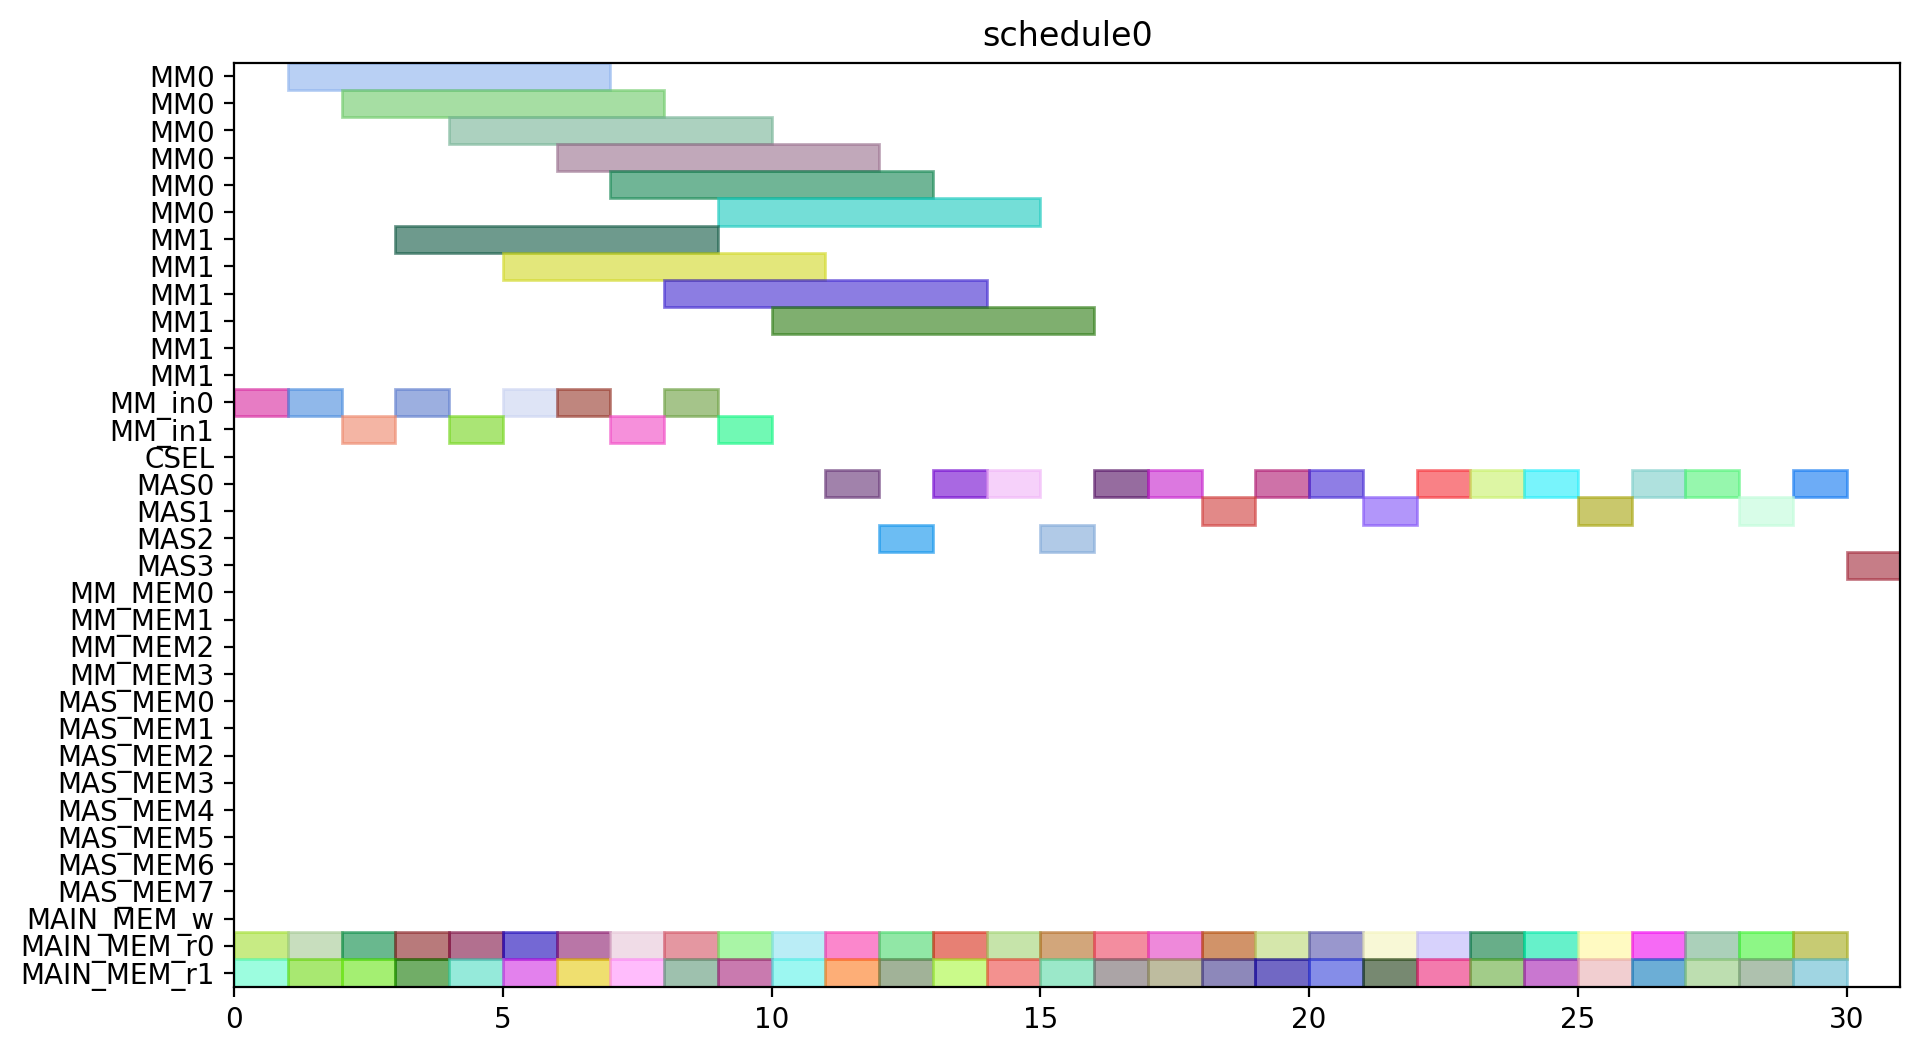

The Python source for this figure:
from pyschedule import Scenario, solvers, plotters, alt


def solve():
	horizon = 131
	S = Scenario("schedule0", horizon=horizon)

	# resource
	MM = S.Resources('MM', num=2, size=6)
	MM_in = S.Resources('MM_in', num=2)
	CSEL = S.Resource('CSEL')
	MAS = S.Resources('MAS', num=4, size=1, periods=range(1, horizon))
	MM_MEM = S.Resources('MM_MEM', num=4)
	MAS_MEM = S.Resources('MAS_MEM', num=8)
	MAIN_MEM_w = S.Resource('MAIN_MEM_w', size=1)
	MAIN_MEM_r = S.Resources('MAIN_MEM_r', num=2)

	# result of previous scheduling

	# new tasks
	c_aa_a1_0 = S.Task('c_aa_a1_0', length=1, delay_cost=1)
	c_aa_a1_0 += alt(MAS)
	c_aa_a1_0_mem0 = S.Task('c_aa_a1_0_mem0', length=1, delay_cost=1)
	c_aa_a1_0_mem0 += MAIN_MEM_r[0]
	S += c_aa_a1_0_mem0 <= c_aa_a1_0

	c_aa_a1_0_mem1 = S.Task('c_aa_a1_0_mem1', length=1, delay_cost=1)
	c_aa_a1_0_mem1 += MAIN_MEM_r[1]
	S += c_aa_a1_0_mem1 <= c_aa_a1_0

	c_aa_a1_1 = S.Task('c_aa_a1_1', length=1, delay_cost=1)
	c_aa_a1_1 += alt(MAS)
	c_aa_a1_1_mem0 = S.Task('c_aa_a1_1_mem0', length=1, delay_cost=1)
	c_aa_a1_1_mem0 += MAIN_MEM_r[0]
	S += c_aa_a1_1_mem0 <= c_aa_a1_1

	c_aa_a1_1_mem1 = S.Task('c_aa_a1_1_mem1', length=1, delay_cost=1)
	c_aa_a1_1_mem1 += MAIN_MEM_r[1]
	S += c_aa_a1_1_mem1 <= c_aa_a1_1

	c_aa_t10 = S.Task('c_aa_t10', length=1, delay_cost=1)
	c_aa_t10 += alt(MAS)
	c_aa_t10_mem0 = S.Task('c_aa_t10_mem0', length=1, delay_cost=1)
	c_aa_t10_mem0 += MAIN_MEM_r[0]
	S += c_aa_t10_mem0 <= c_aa_t10

	c_aa_t10_mem1 = S.Task('c_aa_t10_mem1', length=1, delay_cost=1)
	c_aa_t10_mem1 += MAIN_MEM_r[1]
	S += c_aa_t10_mem1 <= c_aa_t10

	c_aa_t11 = S.Task('c_aa_t11', length=1, delay_cost=1)
	c_aa_t11 += alt(MAS)
	c_aa_t11_mem0 = S.Task('c_aa_t11_mem0', length=1, delay_cost=1)
	c_aa_t11_mem0 += MAIN_MEM_r[0]
	S += c_aa_t11_mem0 <= c_aa_t11

	c_aa_t11_mem1 = S.Task('c_aa_t11_mem1', length=1, delay_cost=1)
	c_aa_t11_mem1 += MAIN_MEM_r[1]
	S += c_aa_t11_mem1 <= c_aa_t11

	c_aa_t3_t0 = S.Task('c_aa_t3_t0', length=6, delay_cost=1)
	c_aa_t3_t0 += alt(MM)
	c_aa_t3_t0_in = S.Task('c_aa_t3_t0_in', length=1, delay_cost=1)
	c_aa_t3_t0_in += alt(MM_in)
	S += c_aa_t3_t0_in*MM_in[0]<=c_aa_t3_t0*MM[0]
	S += c_aa_t3_t0_in*MM_in[1]<=c_aa_t3_t0*MM[1]
	c_aa_t3_t0_mem0 = S.Task('c_aa_t3_t0_mem0', length=1, delay_cost=1)
	c_aa_t3_t0_mem0 += MAIN_MEM_r[0]
	S += c_aa_t3_t0_mem0 <= c_aa_t3_t0

	c_aa_t3_t0_mem1 = S.Task('c_aa_t3_t0_mem1', length=1, delay_cost=1)
	c_aa_t3_t0_mem1 += MAIN_MEM_r[1]
	S += c_aa_t3_t0_mem1 <= c_aa_t3_t0

	c_aa_t3_t1 = S.Task('c_aa_t3_t1', length=6, delay_cost=1)
	c_aa_t3_t1 += alt(MM)
	c_aa_t3_t1_in = S.Task('c_aa_t3_t1_in', length=1, delay_cost=1)
	c_aa_t3_t1_in += alt(MM_in)
	S += c_aa_t3_t1_in*MM_in[0]<=c_aa_t3_t1*MM[0]
	S += c_aa_t3_t1_in*MM_in[1]<=c_aa_t3_t1*MM[1]
	c_aa_t3_t1_mem0 = S.Task('c_aa_t3_t1_mem0', length=1, delay_cost=1)
	c_aa_t3_t1_mem0 += MAIN_MEM_r[0]
	S += c_aa_t3_t1_mem0 <= c_aa_t3_t1

	c_aa_t3_t1_mem1 = S.Task('c_aa_t3_t1_mem1', length=1, delay_cost=1)
	c_aa_t3_t1_mem1 += MAIN_MEM_r[1]
	S += c_aa_t3_t1_mem1 <= c_aa_t3_t1

	c_aa_t3_t2 = S.Task('c_aa_t3_t2', length=1, delay_cost=1)
	c_aa_t3_t2 += alt(MAS)
	c_aa_t3_t2_mem0 = S.Task('c_aa_t3_t2_mem0', length=1, delay_cost=1)
	c_aa_t3_t2_mem0 += MAIN_MEM_r[0]
	S += c_aa_t3_t2_mem0 <= c_aa_t3_t2

	c_aa_t3_t2_mem1 = S.Task('c_aa_t3_t2_mem1', length=1, delay_cost=1)
	c_aa_t3_t2_mem1 += MAIN_MEM_r[1]
	S += c_aa_t3_t2_mem1 <= c_aa_t3_t2

	c_aa_t3_t3 = S.Task('c_aa_t3_t3', length=1, delay_cost=1)
	c_aa_t3_t3 += alt(MAS)
	c_aa_t3_t3_mem0 = S.Task('c_aa_t3_t3_mem0', length=1, delay_cost=1)
	c_aa_t3_t3_mem0 += MAIN_MEM_r[0]
	S += c_aa_t3_t3_mem0 <= c_aa_t3_t3

	c_aa_t3_t3_mem1 = S.Task('c_aa_t3_t3_mem1', length=1, delay_cost=1)
	c_aa_t3_t3_mem1 += MAIN_MEM_r[1]
	S += c_aa_t3_t3_mem1 <= c_aa_t3_t3

	c_bb_a1_0 = S.Task('c_bb_a1_0', length=1, delay_cost=1)
	c_bb_a1_0 += alt(MAS)
	c_bb_a1_0_mem0 = S.Task('c_bb_a1_0_mem0', length=1, delay_cost=1)
	c_bb_a1_0_mem0 += MAIN_MEM_r[0]
	S += c_bb_a1_0_mem0 <= c_bb_a1_0

	c_bb_a1_0_mem1 = S.Task('c_bb_a1_0_mem1', length=1, delay_cost=1)
	c_bb_a1_0_mem1 += MAIN_MEM_r[1]
	S += c_bb_a1_0_mem1 <= c_bb_a1_0

	c_bb_a1_1 = S.Task('c_bb_a1_1', length=1, delay_cost=1)
	c_bb_a1_1 += alt(MAS)
	c_bb_a1_1_mem0 = S.Task('c_bb_a1_1_mem0', length=1, delay_cost=1)
	c_bb_a1_1_mem0 += MAIN_MEM_r[0]
	S += c_bb_a1_1_mem0 <= c_bb_a1_1

	c_bb_a1_1_mem1 = S.Task('c_bb_a1_1_mem1', length=1, delay_cost=1)
	c_bb_a1_1_mem1 += MAIN_MEM_r[1]
	S += c_bb_a1_1_mem1 <= c_bb_a1_1

	c_bb_t10 = S.Task('c_bb_t10', length=1, delay_cost=1)
	c_bb_t10 += alt(MAS)
	c_bb_t10_mem0 = S.Task('c_bb_t10_mem0', length=1, delay_cost=1)
	c_bb_t10_mem0 += MAIN_MEM_r[0]
	S += c_bb_t10_mem0 <= c_bb_t10

	c_bb_t10_mem1 = S.Task('c_bb_t10_mem1', length=1, delay_cost=1)
	c_bb_t10_mem1 += MAIN_MEM_r[1]
	S += c_bb_t10_mem1 <= c_bb_t10

	c_bb_t11 = S.Task('c_bb_t11', length=1, delay_cost=1)
	c_bb_t11 += alt(MAS)
	c_bb_t11_mem0 = S.Task('c_bb_t11_mem0', length=1, delay_cost=1)
	c_bb_t11_mem0 += MAIN_MEM_r[0]
	S += c_bb_t11_mem0 <= c_bb_t11

	c_bb_t11_mem1 = S.Task('c_bb_t11_mem1', length=1, delay_cost=1)
	c_bb_t11_mem1 += MAIN_MEM_r[1]
	S += c_bb_t11_mem1 <= c_bb_t11

	c_bb_t3_t0 = S.Task('c_bb_t3_t0', length=6, delay_cost=1)
	c_bb_t3_t0 += alt(MM)
	c_bb_t3_t0_in = S.Task('c_bb_t3_t0_in', length=1, delay_cost=1)
	c_bb_t3_t0_in += alt(MM_in)
	S += c_bb_t3_t0_in*MM_in[0]<=c_bb_t3_t0*MM[0]
	S += c_bb_t3_t0_in*MM_in[1]<=c_bb_t3_t0*MM[1]
	c_bb_t3_t0_mem0 = S.Task('c_bb_t3_t0_mem0', length=1, delay_cost=1)
	c_bb_t3_t0_mem0 += MAIN_MEM_r[0]
	S += c_bb_t3_t0_mem0 <= c_bb_t3_t0

	c_bb_t3_t0_mem1 = S.Task('c_bb_t3_t0_mem1', length=1, delay_cost=1)
	c_bb_t3_t0_mem1 += MAIN_MEM_r[1]
	S += c_bb_t3_t0_mem1 <= c_bb_t3_t0

	c_bb_t3_t1 = S.Task('c_bb_t3_t1', length=6, delay_cost=1)
	c_bb_t3_t1 += alt(MM)
	c_bb_t3_t1_in = S.Task('c_bb_t3_t1_in', length=1, delay_cost=1)
	c_bb_t3_t1_in += alt(MM_in)
	S += c_bb_t3_t1_in*MM_in[0]<=c_bb_t3_t1*MM[0]
	S += c_bb_t3_t1_in*MM_in[1]<=c_bb_t3_t1*MM[1]
	c_bb_t3_t1_mem0 = S.Task('c_bb_t3_t1_mem0', length=1, delay_cost=1)
	c_bb_t3_t1_mem0 += MAIN_MEM_r[0]
	S += c_bb_t3_t1_mem0 <= c_bb_t3_t1

	c_bb_t3_t1_mem1 = S.Task('c_bb_t3_t1_mem1', length=1, delay_cost=1)
	c_bb_t3_t1_mem1 += MAIN_MEM_r[1]
	S += c_bb_t3_t1_mem1 <= c_bb_t3_t1

	c_bb_t3_t2 = S.Task('c_bb_t3_t2', length=1, delay_cost=1)
	c_bb_t3_t2 += alt(MAS)
	c_bb_t3_t2_mem0 = S.Task('c_bb_t3_t2_mem0', length=1, delay_cost=1)
	c_bb_t3_t2_mem0 += MAIN_MEM_r[0]
	S += c_bb_t3_t2_mem0 <= c_bb_t3_t2

	c_bb_t3_t2_mem1 = S.Task('c_bb_t3_t2_mem1', length=1, delay_cost=1)
	c_bb_t3_t2_mem1 += MAIN_MEM_r[1]
	S += c_bb_t3_t2_mem1 <= c_bb_t3_t2

	c_bb_t3_t3 = S.Task('c_bb_t3_t3', length=1, delay_cost=1)
	c_bb_t3_t3 += alt(MAS)
	c_bb_t3_t3_mem0 = S.Task('c_bb_t3_t3_mem0', length=1, delay_cost=1)
	c_bb_t3_t3_mem0 += MAIN_MEM_r[0]
	S += c_bb_t3_t3_mem0 <= c_bb_t3_t3

	c_bb_t3_t3_mem1 = S.Task('c_bb_t3_t3_mem1', length=1, delay_cost=1)
	c_bb_t3_t3_mem1 += MAIN_MEM_r[1]
	S += c_bb_t3_t3_mem1 <= c_bb_t3_t3

	c_cc_a1_0 = S.Task('c_cc_a1_0', length=1, delay_cost=1)
	c_cc_a1_0 += alt(MAS)
	c_cc_a1_0_mem0 = S.Task('c_cc_a1_0_mem0', length=1, delay_cost=1)
	c_cc_a1_0_mem0 += MAIN_MEM_r[0]
	S += c_cc_a1_0_mem0 <= c_cc_a1_0

	c_cc_a1_0_mem1 = S.Task('c_cc_a1_0_mem1', length=1, delay_cost=1)
	c_cc_a1_0_mem1 += MAIN_MEM_r[1]
	S += c_cc_a1_0_mem1 <= c_cc_a1_0

	c_cc_a1_1 = S.Task('c_cc_a1_1', length=1, delay_cost=1)
	c_cc_a1_1 += alt(MAS)
	c_cc_a1_1_mem0 = S.Task('c_cc_a1_1_mem0', length=1, delay_cost=1)
	c_cc_a1_1_mem0 += MAIN_MEM_r[0]
	S += c_cc_a1_1_mem0 <= c_cc_a1_1

	c_cc_a1_1_mem1 = S.Task('c_cc_a1_1_mem1', length=1, delay_cost=1)
	c_cc_a1_1_mem1 += MAIN_MEM_r[1]
	S += c_cc_a1_1_mem1 <= c_cc_a1_1

	c_cc_t10 = S.Task('c_cc_t10', length=1, delay_cost=1)
	c_cc_t10 += alt(MAS)
	c_cc_t10_mem0 = S.Task('c_cc_t10_mem0', length=1, delay_cost=1)
	c_cc_t10_mem0 += MAIN_MEM_r[0]
	S += c_cc_t10_mem0 <= c_cc_t10

	c_cc_t10_mem1 = S.Task('c_cc_t10_mem1', length=1, delay_cost=1)
	c_cc_t10_mem1 += MAIN_MEM_r[1]
	S += c_cc_t10_mem1 <= c_cc_t10

	c_cc_t11 = S.Task('c_cc_t11', length=1, delay_cost=1)
	c_cc_t11 += alt(MAS)
	c_cc_t11_mem0 = S.Task('c_cc_t11_mem0', length=1, delay_cost=1)
	c_cc_t11_mem0 += MAIN_MEM_r[0]
	S += c_cc_t11_mem0 <= c_cc_t11

	c_cc_t11_mem1 = S.Task('c_cc_t11_mem1', length=1, delay_cost=1)
	c_cc_t11_mem1 += MAIN_MEM_r[1]
	S += c_cc_t11_mem1 <= c_cc_t11

	c_cc_t3_t0 = S.Task('c_cc_t3_t0', length=6, delay_cost=1)
	c_cc_t3_t0 += alt(MM)
	c_cc_t3_t0_in = S.Task('c_cc_t3_t0_in', length=1, delay_cost=1)
	c_cc_t3_t0_in += alt(MM_in)
	S += c_cc_t3_t0_in*MM_in[0]<=c_cc_t3_t0*MM[0]
	S += c_cc_t3_t0_in*MM_in[1]<=c_cc_t3_t0*MM[1]
	c_cc_t3_t0_mem0 = S.Task('c_cc_t3_t0_mem0', length=1, delay_cost=1)
	c_cc_t3_t0_mem0 += MAIN_MEM_r[0]
	S += c_cc_t3_t0_mem0 <= c_cc_t3_t0

	c_cc_t3_t0_mem1 = S.Task('c_cc_t3_t0_mem1', length=1, delay_cost=1)
	c_cc_t3_t0_mem1 += MAIN_MEM_r[1]
	S += c_cc_t3_t0_mem1 <= c_cc_t3_t0

	c_cc_t3_t1 = S.Task('c_cc_t3_t1', length=6, delay_cost=1)
	c_cc_t3_t1 += alt(MM)
	c_cc_t3_t1_in = S.Task('c_cc_t3_t1_in', length=1, delay_cost=1)
	c_cc_t3_t1_in += alt(MM_in)
	S += c_cc_t3_t1_in*MM_in[0]<=c_cc_t3_t1*MM[0]
	S += c_cc_t3_t1_in*MM_in[1]<=c_cc_t3_t1*MM[1]
	c_cc_t3_t1_mem0 = S.Task('c_cc_t3_t1_mem0', length=1, delay_cost=1)
	c_cc_t3_t1_mem0 += MAIN_MEM_r[0]
	S += c_cc_t3_t1_mem0 <= c_cc_t3_t1

	c_cc_t3_t1_mem1 = S.Task('c_cc_t3_t1_mem1', length=1, delay_cost=1)
	c_cc_t3_t1_mem1 += MAIN_MEM_r[1]
	S += c_cc_t3_t1_mem1 <= c_cc_t3_t1

	c_cc_t3_t2 = S.Task('c_cc_t3_t2', length=1, delay_cost=1)
	c_cc_t3_t2 += alt(MAS)
	c_cc_t3_t2_mem0 = S.Task('c_cc_t3_t2_mem0', length=1, delay_cost=1)
	c_cc_t3_t2_mem0 += MAIN_MEM_r[0]
	S += c_cc_t3_t2_mem0 <= c_cc_t3_t2

	c_cc_t3_t2_mem1 = S.Task('c_cc_t3_t2_mem1', length=1, delay_cost=1)
	c_cc_t3_t2_mem1 += MAIN_MEM_r[1]
	S += c_cc_t3_t2_mem1 <= c_cc_t3_t2

	c_cc_t3_t3 = S.Task('c_cc_t3_t3', length=1, delay_cost=1)
	c_cc_t3_t3 += alt(MAS)
	c_cc_t3_t3_mem0 = S.Task('c_cc_t3_t3_mem0', length=1, delay_cost=1)
	c_cc_t3_t3_mem0 += MAIN_MEM_r[0]
	S += c_cc_t3_t3_mem0 <= c_cc_t3_t3

	c_cc_t3_t3_mem1 = S.Task('c_cc_t3_t3_mem1', length=1, delay_cost=1)
	c_cc_t3_t3_mem1 += MAIN_MEM_r[1]
	S += c_cc_t3_t3_mem1 <= c_cc_t3_t3

	c_ab_t0_t0 = S.Task('c_ab_t0_t0', length=6, delay_cost=1)
	c_ab_t0_t0 += alt(MM)
	c_ab_t0_t0_in = S.Task('c_ab_t0_t0_in', length=1, delay_cost=1)
	c_ab_t0_t0_in += alt(MM_in)
	S += c_ab_t0_t0_in*MM_in[0]<=c_ab_t0_t0*MM[0]
	S += c_ab_t0_t0_in*MM_in[1]<=c_ab_t0_t0*MM[1]
	c_ab_t0_t0_mem0 = S.Task('c_ab_t0_t0_mem0', length=1, delay_cost=1)
	c_ab_t0_t0_mem0 += MAIN_MEM_r[0]
	S += c_ab_t0_t0_mem0 <= c_ab_t0_t0

	c_ab_t0_t0_mem1 = S.Task('c_ab_t0_t0_mem1', length=1, delay_cost=1)
	c_ab_t0_t0_mem1 += MAIN_MEM_r[1]
	S += c_ab_t0_t0_mem1 <= c_ab_t0_t0

	c_ab_t0_t1 = S.Task('c_ab_t0_t1', length=6, delay_cost=1)
	c_ab_t0_t1 += alt(MM)
	c_ab_t0_t1_in = S.Task('c_ab_t0_t1_in', length=1, delay_cost=1)
	c_ab_t0_t1_in += alt(MM_in)
	S += c_ab_t0_t1_in*MM_in[0]<=c_ab_t0_t1*MM[0]
	S += c_ab_t0_t1_in*MM_in[1]<=c_ab_t0_t1*MM[1]
	c_ab_t0_t1_mem0 = S.Task('c_ab_t0_t1_mem0', length=1, delay_cost=1)
	c_ab_t0_t1_mem0 += MAIN_MEM_r[0]
	S += c_ab_t0_t1_mem0 <= c_ab_t0_t1

	c_ab_t0_t1_mem1 = S.Task('c_ab_t0_t1_mem1', length=1, delay_cost=1)
	c_ab_t0_t1_mem1 += MAIN_MEM_r[1]
	S += c_ab_t0_t1_mem1 <= c_ab_t0_t1

	c_ab_t0_t2 = S.Task('c_ab_t0_t2', length=1, delay_cost=1)
	c_ab_t0_t2 += alt(MAS)
	c_ab_t0_t2_mem0 = S.Task('c_ab_t0_t2_mem0', length=1, delay_cost=1)
	c_ab_t0_t2_mem0 += MAIN_MEM_r[0]
	S += c_ab_t0_t2_mem0 <= c_ab_t0_t2

	c_ab_t0_t2_mem1 = S.Task('c_ab_t0_t2_mem1', length=1, delay_cost=1)
	c_ab_t0_t2_mem1 += MAIN_MEM_r[1]
	S += c_ab_t0_t2_mem1 <= c_ab_t0_t2

	c_ab_t0_t3 = S.Task('c_ab_t0_t3', length=1, delay_cost=1)
	c_ab_t0_t3 += alt(MAS)
	c_ab_t0_t3_mem0 = S.Task('c_ab_t0_t3_mem0', length=1, delay_cost=1)
	c_ab_t0_t3_mem0 += MAIN_MEM_r[0]
	S += c_ab_t0_t3_mem0 <= c_ab_t0_t3

	c_ab_t0_t3_mem1 = S.Task('c_ab_t0_t3_mem1', length=1, delay_cost=1)
	c_ab_t0_t3_mem1 += MAIN_MEM_r[1]
	S += c_ab_t0_t3_mem1 <= c_ab_t0_t3

	c_ab_t1_t0 = S.Task('c_ab_t1_t0', length=6, delay_cost=1)
	c_ab_t1_t0 += alt(MM)
	c_ab_t1_t0_in = S.Task('c_ab_t1_t0_in', length=1, delay_cost=1)
	c_ab_t1_t0_in += alt(MM_in)
	S += c_ab_t1_t0_in*MM_in[0]<=c_ab_t1_t0*MM[0]
	S += c_ab_t1_t0_in*MM_in[1]<=c_ab_t1_t0*MM[1]
	c_ab_t1_t0_mem0 = S.Task('c_ab_t1_t0_mem0', length=1, delay_cost=1)
	c_ab_t1_t0_mem0 += MAIN_MEM_r[0]
	S += c_ab_t1_t0_mem0 <= c_ab_t1_t0

	c_ab_t1_t0_mem1 = S.Task('c_ab_t1_t0_mem1', length=1, delay_cost=1)
	c_ab_t1_t0_mem1 += MAIN_MEM_r[1]
	S += c_ab_t1_t0_mem1 <= c_ab_t1_t0

	c_ab_t1_t1 = S.Task('c_ab_t1_t1', length=6, delay_cost=1)
	c_ab_t1_t1 += alt(MM)
	c_ab_t1_t1_in = S.Task('c_ab_t1_t1_in', length=1, delay_cost=1)
	c_ab_t1_t1_in += alt(MM_in)
	S += c_ab_t1_t1_in*MM_in[0]<=c_ab_t1_t1*MM[0]
	S += c_ab_t1_t1_in*MM_in[1]<=c_ab_t1_t1*MM[1]
	c_ab_t1_t1_mem0 = S.Task('c_ab_t1_t1_mem0', length=1, delay_cost=1)
	c_ab_t1_t1_mem0 += MAIN_MEM_r[0]
	S += c_ab_t1_t1_mem0 <= c_ab_t1_t1

	c_ab_t1_t1_mem1 = S.Task('c_ab_t1_t1_mem1', length=1, delay_cost=1)
	c_ab_t1_t1_mem1 += MAIN_MEM_r[1]
	S += c_ab_t1_t1_mem1 <= c_ab_t1_t1

	solvers.mip.solve(S,msg=1,kind='CPLEX',ratio_gap=1.01)

	solution = [['hoge']*len(S.solution()[1]) for i in range(len(S.solution()))]
	for i in range(len(S.solution())):
		for j in range(len(S.solution()[i])):
			solution[i][j]=str(S.solution()[i][j])
	print(solution)

	cycles = int(solution[-1][3])

	pic_file_name = "/home/mfukuda/ABE/multiRAM_multiMAS_16mux/scheduling_result/stage6MM2_stage1MAS4/FP12_INV_BEFORE_FPINV/schedule0.png"
	if(S.solution() != []):
		plotters.matplotlib.plot(S,img_filename=pic_file_name, show_task_labels=False, fig_size=(cycles*0.25+3, 6))

	return solution
